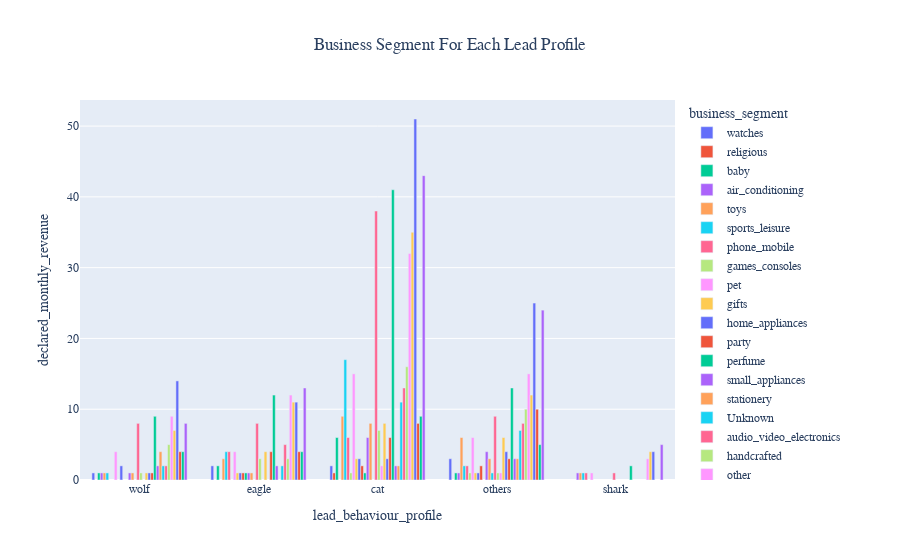

The notebook cell this image was saved under:
### Code cell
q7 = df.groupby(['lead_behaviour_profile','business_segment'],as_index=False)\
                ['declared_monthly_revenue'].count()\
                                            .sort_values(by='declared_monthly_revenue')\
                .query('lead_behaviour_profile!="Unknown" and declared_monthly_revenue!=0')

ex.bar(q7, y ='declared_monthly_revenue',x='lead_behaviour_profile',
       barmode='group',color='business_segment',title ="Business Segment For Each Lead Profile" )\
        .update_layout(title_x=0.5,font=dict(family="moon heavy"))

### Figure 1 — Plotly figure (JSON) as saved in the notebook; plotly's stock layout.template omitted (floating-point values rounded to 4 significant figures)
{"data": [{"alignmentgroup": "True", "hovertemplate": "business_segment=watches<br>lead_behaviour_profile=%{x}<br>declared_monthly_revenue=%{y}<extra></extra>", "legendgroup": "watches", "marker": {"color": "#636efa", "pattern": {"shape": ""}}, "name": "watches", "offsetgroup": "watches", "orientation": "v", "showlegend": true, "textposition": "auto", "type": "bar", "x": ["wolf", "eagle", "cat", "others"], "xaxis": "x", "y": [1, 2, 2, 3], "yaxis": "y"}, {"alignmentgroup": "True", "hovertemplate": "business_segment=religious<br>lead_behaviour_profile=%{x}<br>declared_monthly_revenue=%{y}<extra></extra>", "legendgroup": "religious", "marker": {"color": "#EF553B", "pattern": {"shape": ""}}, "name": "religious", "offsetgroup": "religious", "orientation": "v", "showlegend": true, "textposition": "auto", "type": "bar", "x": ["cat"], "xaxis": "x", "y": [1], "yaxis": "y"}, {"alignmentgroup": "True", "hovertemplate": "business_segment=baby<br>lead_behaviour_profile=%{x}<br>declared_monthly_revenue=%{y}<extra></extra>", "legendgroup": "baby", "marker": {"color": "#00cc96", "pattern": {"shape": ""}}, "name": "baby", "offsetgroup": "baby", "orientation": "v", "showlegend": true, "textposition": "auto", "type": "bar", "x": ["wolf", "others", "eagle", "cat"], "xaxis": "x", "y": [1, 1, 2, 6], "yaxis": "y"}, {"alignmentgroup": "True", "hovertemplate": "business_segment=air_conditioning<br>lead_behaviour_profile=%{x}<br>declared_monthly_revenue=%{y}<extra></extra>", "legendgroup": "air_conditioning", "marker": {"color": "#ab63fa", "pattern": {"shape": ""}}, "name": "air_conditioning", "offsetgroup": "air_conditioning", "orientation": "v", "showlegend": true, "textposition": "auto", "type": "bar", "x": ["wolf", "shark", "others"], "xaxis": "x", "y": [1, 1, 1], "yaxis": "y"}, {"alignmentgroup": "True", "hovertemplate": "business_segment=toys<br>lead_behaviour_profile=%{x}<br>declared_monthly_revenue=%{y}<extra></extra>", "legendgroup": "toys", "marker": {"color": "#FFA15A", "pattern": {"shape": ""}}, "name": "toys", "offsetgroup": "toys", "orientation": "v", "showlegend": true, "textposition": "auto", "type": "bar", "x": ["shark", "wolf", "eagle", "others", "cat"], "xaxis": "x", "y": [1, 1, 3, 6, 9], "yaxis": "y"}, {"alignmentgroup": "True", "hovertemplate": "business_segment=sports_leisure<br>lead_behaviour_profile=%{x}<br>declared_monthly_revenue=%{y}<extra></extra>", "legendgroup": "sports_leisure", "marker": {"color": "#19d3f3", "pattern": {"shape": ""}}, "name": "sports_leisure", "offsetgroup": "sports_leisure", "orientation": "v", "showlegend": true, "textposition": "auto", "type": "bar", "x": ["shark", "wolf", "others", "eagle", "cat"], "xaxis": "x", "y": [1, 1, 2, 4, 17], "yaxis": "y"}, {"alignmentgroup": "True", "hovertemplate": "business_segment=phone_mobile<br>lead_behaviour_profile=%{x}<br>declared_monthly_revenue=%{y}<extra></extra>", "legendgroup": "phone_mobile", "marker": {"color": "#FF6692", "pattern": {"shape": ""}}, "name": "phone_mobile", "offsetgroup": "phone_mobile", "orientation": "v", "showlegend": true, "textposition": "auto", "type": "bar", "x": ["shark", "others", "eagle", "cat"], "xaxis": "x", "y": [1, 2, 4, 6], "yaxis": "y"}, {"alignmentgroup": "True", "hovertemplate": "business_segment=games_consoles<br>lead_behaviour_profile=%{x}<br>declared_monthly_revenue=%{y}<extra></extra>", "legendgroup": "games_consoles", "marker": {"color": "#B6E880", "pattern": {"shape": ""}}, "name": "games_consoles", "offsetgroup": "games_consoles", "orientation": "v", "showlegend": true, "textposition": "auto", "type": "bar", "x": ["others", "cat"], "xaxis": "x", "y": [1, 1], "yaxis": "y"}, {"alignmentgroup": "True", "hovertemplate": "business_segment=pet<br>lead_behaviour_profile=%{x}<br>declared_monthly_revenue=%{y}<extra></extra>", "legendgroup": "pet", "marker": {"color": "#FF97FF", "pattern": {"shape": ""}}, "name": "pet", "offsetgroup": "pet", "orientation": "v", "showlegend": true, "textposition": "auto", "type": "bar", "x": ["shark", "eagle", "wolf", "others", "cat"], "xaxis": "x", "y": [1, 4, 4, 6, 15], "yaxis": "y"}, {"alignmentgroup": "True", "hovertemplate": "business_segment=gifts<br>lead_behaviour_profile=%{x}<br>declared_monthly_revenue=%{y}<extra></extra>", "legendgroup": "gifts", "marker": {"color": "#FECB52", "pattern": {"shape": ""}}, "name": "gifts", "offsetgroup": "gifts", "orientation": "v", "showlegend": true, "textposition": "auto", "type": "bar", "x": ["eagle", "others", "cat"], "xaxis": "x", "y": [1, 1, 3], "yaxis": "y"}, {"alignmentgroup": "True", "hovertemplate": "business_segment=home_appliances<br>lead_behaviour_profile=%{x}<br>declared_monthly_revenue=%{y}<extra></extra>", "legendgroup": "home_appliances", "marker": {"color": "#636efa", "pattern": {"shape": ""}}, "name": "home_appliances", "offsetgroup": "home_appliances", "orientation": "v", "showlegend": true, "textposition": "auto", "type": "bar", "x": ["eagle", "others", "wolf", "cat"], "xaxis": "x", "y": [1, 1, 2, 3], "yaxis": "y"}, {"alignmentgroup": "True", "hovertemplate": "business_segment=party<br>lead_behaviour_profile=%{x}<br>declared_monthly_revenue=%{y}<extra></extra>", "legendgroup": "party", "marker": {"color": "#EF553B", "pattern": {"shape": ""}}, "name": "party", "offsetgroup": "party", "orientation": "v", "showlegend": true, "textposition": "auto", "type": "bar", "x": ["eagle", "cat", "others"], "xaxis": "x", "y": [1, 2, 2], "yaxis": "y"}, {"alignmentgroup": "True", "hovertemplate": "business_segment=perfume<br>lead_behaviour_profile=%{x}<br>declared_monthly_revenue=%{y}<extra></extra>", "legendgroup": "perfume", "marker": {"color": "#00cc96", "pattern": {"shape": ""}}, "name": "perfume", "offsetgroup": "perfume", "orientation": "v", "showlegend": true, "textposition": "auto", "type": "bar", "x": ["eagle", "cat"], "xaxis": "x", "y": [1, 1], "yaxis": "y"}, {"alignmentgroup": "True", "hovertemplate": "business_segment=small_appliances<br>lead_behaviour_profile=%{x}<br>declared_monthly_revenue=%{y}<extra></extra>", "legendgroup": "small_appliances", "marker": {"color": "#ab63fa", "pattern": {"shape": ""}}, "name": "small_appliances", "offsetgroup": "small_appliances", "orientation": "v", "showlegend": true, "textposition": "auto", "type": "bar", "x": ["eagle", "wolf", "others", "cat"], "xaxis": "x", "y": [1, 1, 4, 6], "yaxis": "y"}, {"alignmentgroup": "True", "hovertemplate": "business_segment=stationery<br>lead_behaviour_profile=%{x}<br>declared_monthly_revenue=%{y}<extra></extra>", "legendgroup": "stationery", "marker": {"color": "#FFA15A", "pattern": {"shape": ""}}, "name": "stationery", "offsetgroup": "stationery", "orientation": "v", "showlegend": true, "textposition": "auto", "type": "bar", "x": ["eagle", "wolf", "others", "cat"], "xaxis": "x", "y": [1, 1, 3, 8], "yaxis": "y"}, {"alignmentgroup": "True", "hovertemplate": "business_segment=Unknown<br>lead_behaviour_profile=%{x}<br>declared_monthly_revenue=%{y}<extra></extra>", "legendgroup": "Unknown", "marker": {"color": "#19d3f3", "pattern": {"shape": ""}}, "name": "Unknown", "offsetgroup": "Unknown", "orientation": "v", "showlegend": true, "textposition": "auto", "type": "bar", "x": ["others"], "xaxis": "x", "y": [1], "yaxis": "y"}, {"alignmentgroup": "True", "hovertemplate": "business_segment=audio_video_electronics<br>lead_behaviour_profile=%{x}<br>declared_monthly_revenue=%{y}<extra></extra>", "legendgroup": "audio_video_electronics", "marker": {"color": "#FF6692", "pattern": {"shape": ""}}, "name": "audio_video_electronics", "offsetgroup": "audio_video_electronics", "orientation": "v", "showlegend": true, "textposition": "auto", "type": "bar", "x": ["shark", "wolf", "eagle", "others", "cat"], "xaxis": "x", "y": [1, 8, 8, 9, 38], "yaxis": "y"}, {"alignmentgroup": "True", "hovertemplate": "business_segment=handcrafted<br>lead_behaviour_profile=%{x}<br>declared_monthly_revenue=%{y}<extra></extra>", "legendgroup": "handcrafted", "marker": {"color": "#B6E880", "pattern": {"shape": ""}}, "name": "handcrafted", "offsetgroup": "handcrafted", "orientation": "v", "showlegend": true, "textposition": "auto", "type": "bar", "x": ["wolf", "others", "eagle", "cat"], "xaxis": "x", "y": [1, 1, 3, 7], "yaxis": "y"}, {"alignmentgroup": "True", "hovertemplate": "business_segment=other<br>lead_behaviour_profile=%{x}<br>declared_monthly_revenue=%{y}<extra></extra>", "legendgroup": "other", "marker": {"color": "#FF97FF", "pattern": {"shape": ""}}, "name": "other", "offsetgroup": "other", "orientation": "v", "showlegend": true, "textposition": "auto", "type": "bar", "x": ["others", "cat"], "xaxis": "x", "y": [1, 2], "yaxis": "y"}, {"alignmentgroup": "True", "hovertemplate": "business_segment=fashion_accessories<br>lead_behaviour_profile=%{x}<br>declared_monthly_revenue=%{y}<extra></extra>", "legendgroup": "fashion_accessories", "marker": {"color": "#FECB52", "pattern": {"shape": ""}}, "name": "fashion_accessories", "offsetgroup": "fashion_accessories", "orientation": "v", "showlegend": true, "textposition": "auto", "type": "bar", "x": ["wolf", "eagle", "others", "cat"], "xaxis": "x", "y": [1, 4, 6, 8], "yaxis": "y"}, {"alignmentgroup": "True", "hovertemplate": "business_segment=jewerly<br>lead_behaviour_profile=%{x}<br>declared_monthly_revenue=%{y}<extra></extra>", "legendgroup": "jewerly", "marker": {"color": "#636efa", "pattern": {"shape": ""}}, "name": "jewerly", "offsetgroup": "jewerly", "orientation": "v", "showlegend": true, "textposition": "auto", "type": "bar", "x": ["wolf", "cat", "others"], "xaxis": "x", "y": [1, 3, 4], "yaxis": "y"}, {"alignmentgroup": "True", "hovertemplate": "business_segment=home_office_furniture<br>lead_behaviour_profile=%{x}<br>declared_monthly_revenue=%{y}<extra></extra>", "legendgroup": "home_office_furniture", "marker": {"color": "#EF553B", "pattern": {"shape": ""}}, "name": "home_office_furniture", "offsetgroup": "home_office_furniture", "orientation": "v", "showlegend": true, "textposition": "auto", "type": "bar", "x": ["wolf", "others", "eagle", "cat"], "xaxis": "x", "y": [1, 3, 4, 6], "yaxis": "y"}, {"alignmentgroup": "True", "hovertemplate": "business_segment=car_accessories<br>lead_behaviour_profile=%{x}<br>declared_monthly_revenue=%{y}<extra></extra>", "legendgroup": "car_accessories", "marker": {"color": "#00cc96", "pattern": {"shape": ""}}, "name": "car_accessories", "offsetgroup": "car_accessories", "orientation": "v", "showlegend": true, "textposition": "auto", "type": "bar", "x": ["shark", "wolf", "eagle", "others", "cat"], "xaxis": "x", "y": [2, 9, 12, 13, 41], "yaxis": "y"}, {"alignmentgroup": "True", "hovertemplate": "business_segment=music_instruments<br>lead_behaviour_profile=%{x}<br>declared_monthly_revenue=%{y}<extra></extra>", "legendgroup": "music_instruments", "marker": {"color": "#ab63fa", "pattern": {"shape": ""}}, "name": "music_instruments", "offsetgroup": "music_instruments", "orientation": "v", "showlegend": true, "textposition": "auto", "type": "bar", "x": ["wolf", "eagle", "cat", "others"], "xaxis": "x", "y": [2, 2, 2, 3], "yaxis": "y"}, {"alignmentgroup": "True", "hovertemplate": "business_segment=books<br>lead_behaviour_profile=%{x}<br>declared_monthly_revenue=%{y}<extra></extra>", "legendgroup": "books", "marker": {"color": "#FFA15A", "pattern": {"shape": ""}}, "name": "books", "offsetgroup": "books", "orientation": "v", "showlegend": true, "textposition": "auto", "type": "bar", "x": ["cat", "others", "wolf"], "xaxis": "x", "y": [2, 3, 4], "yaxis": "y"}, {"alignmentgroup": "True", "hovertemplate": "business_segment=bed_bath_table<br>lead_behaviour_profile=%{x}<br>declared_monthly_revenue=%{y}<extra></extra>", "legendgroup": "bed_bath_table", "marker": {"color": "#19d3f3", "pattern": {"shape": ""}}, "name": "bed_bath_table", "offsetgroup": "bed_bath_table", "orientation": "v", "showlegend": true, "textposition": "auto", "type": "bar", "x": ["wolf", "eagle", "others", "cat"], "xaxis": "x", "y": [2, 2, 7, 11], "yaxis": "y"}, {"alignmentgroup": "True", "hovertemplate": "business_segment=food_supplement<br>lead_behaviour_profile=%{x}<br>declared_monthly_revenue=%{y}<extra></extra>", "legendgroup": "food_supplement", "marker": {"color": "#FF6692", "pattern": {"shape": ""}}, "name": "food_supplement", "offsetgroup": "food_supplement", "orientation": "v", "showlegend": true, "textposition": "auto", "type": "bar", "x": ["wolf", "eagle", "others", "cat"], "xaxis": "x", "y": [2, 5, 8, 13], "yaxis": "y"}, {"alignmentgroup": "True", "hovertemplate": "business_segment=computers<br>lead_behaviour_profile=%{x}<br>declared_monthly_revenue=%{y}<extra></extra>", "legendgroup": "computers", "marker": {"color": "#B6E880", "pattern": {"shape": ""}}, "name": "computers", "offsetgroup": "computers", "orientation": "v", "showlegend": true, "textposition": "auto", "type": "bar", "x": ["eagle", "wolf", "others", "cat"], "xaxis": "x", "y": [3, 5, 10, 16], "yaxis": "y"}, {"alignmentgroup": "True", "hovertemplate": "business_segment=household_utilities<br>lead_behaviour_profile=%{x}<br>declared_monthly_revenue=%{y}<extra></extra>", "legendgroup": "household_utilities", "marker": {"color": "#FF97FF", "pattern": {"shape": ""}}, "name": "household_utilities", "offsetgroup": "household_utilities", "orientation": "v", "showlegend": true, "textposition": "auto", "type": "bar", "x": ["shark", "wolf", "eagle", "others", "cat"], "xaxis": "x", "y": [3, 9, 12, 15, 32], "yaxis": "y"}, {"alignmentgroup": "True", "hovertemplate": "business_segment=construction_tools_house_garden<br>lead_behaviour_profile=%{x}<br>declared_monthly_revenue=%{y}<extra></extra>", "legendgroup": "construction_tools_house_garden", "marker": {"color": "#FECB52", "pattern": {"shape": ""}}, "name": "construction_tools_house_garden", "offsetgroup": "construction_tools_house_garden", "orientation": "v", "showlegend": true, "textposition": "auto", "type": "bar", "x": ["shark", "wolf", "eagle", "others", "cat"], "xaxis": "x", "y": [4, 7, 11, 12, 35], "yaxis": "y"}, {"alignmentgroup": "True", "hovertemplate": "business_segment=home_decor<br>lead_behaviour_profile=%{x}<br>declared_monthly_revenue=%{y}<extra></extra>", "legendgroup": "home_decor", "marker": {"color": "#636efa", "pattern": {"shape": ""}}, "name": "home_decor", "offsetgroup": "home_decor", "orientation": "v", "showlegend": true, "textposition": "auto", "type": "bar", "x": ["shark", "eagle", "wolf", "others", "cat"], "xaxis": "x", "y": [4, 11, 14, 25, 51], "yaxis": "y"}, {"alignmentgroup": "True", "hovertemplate": "business_segment=food_drink<br>lead_behaviour_profile=%{x}<br>declared_monthly_revenue=%{y}<extra></extra>", "legendgroup": "food_drink", "marker": {"color": "#EF553B", "pattern": {"shape": ""}}, "name": "food_drink", "offsetgroup": "food_drink", "orientation": "v", "showlegend": true, "textposition": "auto", "type": "bar", "x": ["eagle", "wolf", "cat", "others"], "xaxis": "x", "y": [4, 4, 8, 10], "yaxis": "y"}, {"alignmentgroup": "True", "hovertemplate": "business_segment=bags_backpacks<br>lead_behaviour_profile=%{x}<br>declared_monthly_revenue=%{y}<extra></extra>", "legendgroup": "bags_backpacks", "marker": {"color": "#00cc96", "pattern": {"shape": ""}}, "name": "bags_backpacks", "offsetgroup": "bags_backpacks", "orientation": "v", "showlegend": true, "textposition": "auto", "type": "bar", "x": ["eagle", "wolf", "others", "cat"], "xaxis": "x", "y": [4, 4, 5, 9], "yaxis": "y"}, {"alignmentgroup": "True", "hovertemplate": "business_segment=health_beauty<br>lead_behaviour_profile=%{x}<br>declared_monthly_revenue=%{y}<extra></extra>", "legendgroup": "health_beauty", "marker": {"color": "#ab63fa", "pattern": {"shape": ""}}, "name": "health_beauty", "offsetgroup": "health_beauty", "orientation": "v", "showlegend": true, "textposition": "auto", "type": "bar", "x": ["shark", "wolf", "eagle", "others", "cat"], "xaxis": "x", "y": [5, 8, 13, 24, 43], "yaxis": "y"}], "layout": {"barmode": "group", "font": {"family": "moon heavy"}, "legend": {"title": {"text": "business_segment"}, "tracegroupgap": 0}, "title": {"text": "Business Segment For Each Lead Profile", "x": 0.5}, "xaxis": {"anchor": "y", "domain": [0, 1], "title": {"text": "lead_behaviour_profile"}}, "yaxis": {"anchor": "x", "domain": [0, 1], "title": {"text": "declared_monthly_revenue"}}}}
